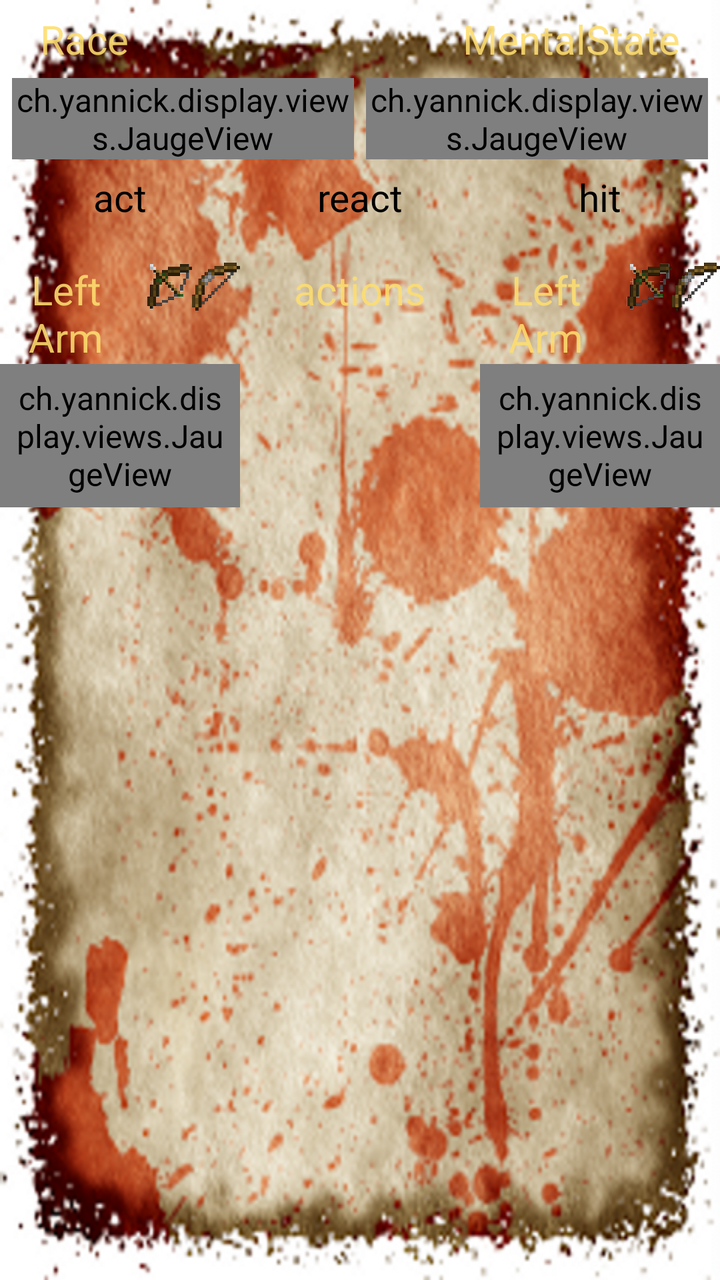
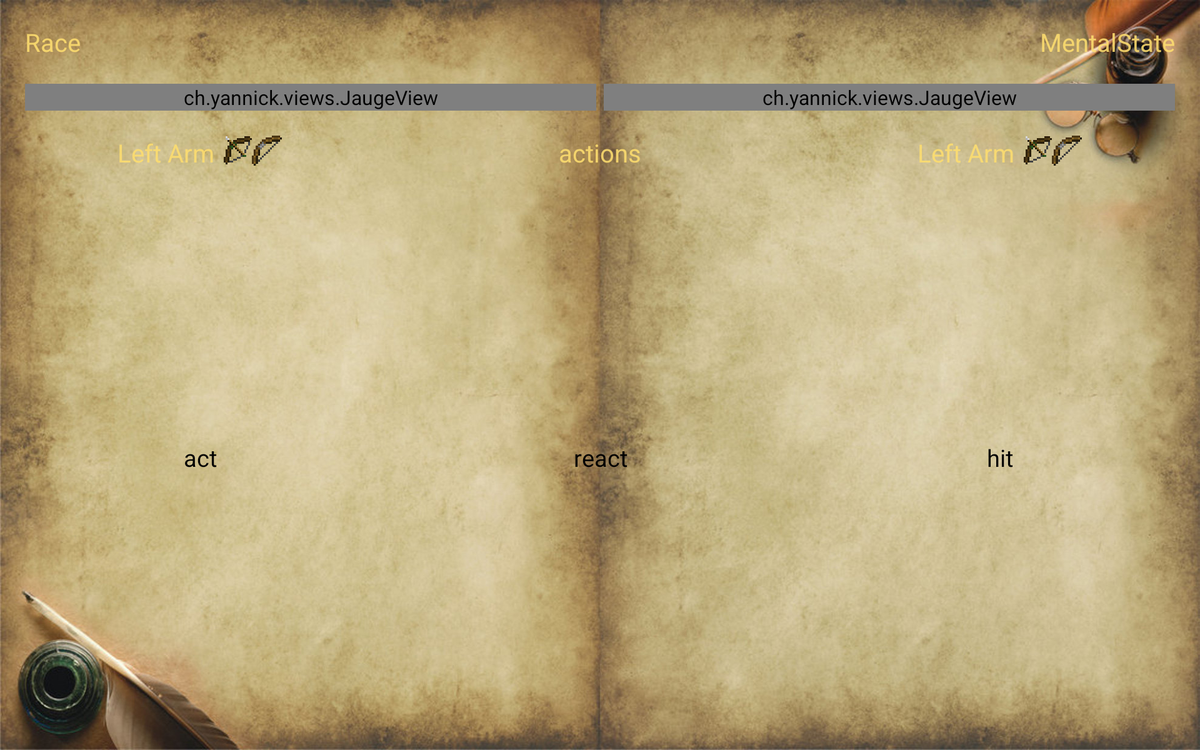

An Android layout and its configuration variant, each rendered on a device that would load it. The default file and the variant file are quoted in full after the pictures.
<!-- AndroidManifest.xml: application theme SSEBaseTheme -->
<!-- res/layout/frag_play_control.xml -->
<?xml version="1.0" encoding="utf-8"?>
<LinearLayout xmlns:android="http://schemas.android.com/apk/res/android"
    xmlns:app="http://schemas.android.com/apk/res-auto"
    android:layout_width="match_parent"
    android:layout_height="match_parent"
    android:orientation="vertical">

    <RelativeLayout
        android:layout_width="match_parent"
        android:layout_height="wrap_content"
        android:paddingLeft="20dp"
        android:paddingRight="20dp"
        android:paddingTop="@dimen/view_padding">
        <TextView
            android:id="@+id/race"
            style="@style/BaseText"
            android:layout_width="wrap_content"
            android:layout_height="wrap_content"
            android:layout_alignParentLeft="true"
            android:text="Race"/>

        <TextView
            android:id="@+id/mental_state"
            style="@style/BaseText"
            android:layout_width="wrap_content"
            android:layout_height="wrap_content"
            android:layout_alignParentRight="true"
            android:text="MentalState"/>
    </RelativeLayout>
    <LinearLayout
        android:layout_width="match_parent"
        android:layout_height="wrap_content"
        android:padding="@dimen/view_padding">

        <ch.yannick.display.views.JaugeView
            android:id="@+id/vie"
            style="@style/BaseText"
            android:layout_width="0dp"
            android:layout_height="wrap_content"
            android:layout_weight="2"
            app:first_color="@color/blue"
            app:second_color="@color/blue"
            app:third_color="@color/red"/>

        <Space
            android:layout_width="@dimen/view_padding"
            android:layout_height="0dp" />
        
        <ch.yannick.display.views.JaugeView
            android:id="@+id/endurance"
            style="@style/BaseText"
            android:layout_width="0dp"
            android:layout_height="wrap_content"
            android:layout_weight="2"
            app:first_color="@color/green"
            app:second_color="@color/red"
            app:third_color="@color/black" />
    </LinearLayout>

    <LinearLayout
        android:layout_width="match_parent"
        android:layout_height="wrap_content" >

        <Button
            android:id="@+id/act"
            style="@style/BaseButton"
            android:layout_width="0dp"
            android:layout_height="match_parent"
            android:layout_weight="1"
            android:text="@string/act" />

        <Button
            android:id="@+id/react"
            style="@style/BaseButton"
            android:layout_width="0dp"
            android:layout_height="match_parent"
            android:layout_weight="1"
            android:text="@string/react" />

        <Button
            android:id="@+id/takehit"
            style="@style/BaseButton"
            android:layout_width="0dp"
            android:layout_height="match_parent"
            android:layout_weight="1"
            android:text="@string/takehit" />
    </LinearLayout>
    <Space
        android:layout_width="match_parent"
        android:layout_height="20dp"
        android:layout_gravity="center_horizontal" />

    <LinearLayout
        android:layout_width="match_parent"
        android:layout_height="wrap_content">

        <LinearLayout
            android:id="@+id/weapon_left"
            android:layout_width="0dp"
            android:layout_height="wrap_content"
            android:layout_weight="1"
            android:divider="@drawable/empty_tall_divider"
            android:gravity="center_horizontal"
            android:orientation="vertical"
            android:showDividers="middle">
            <LinearLayout
                android:layout_width="wrap_content"
                android:layout_height="wrap_content">
                <TextView
                    android:id="@+id/weapon_left_name"
                    style="@style/BaseText"
                    android:layout_width="0dp"
                    android:layout_height="wrap_content"
                    android:layout_weight="1"
                    android:paddingRight="@dimen/view_padding"
                    android:text="@string/left_arm"/>
                <ImageView
                    android:id="@+id/loaded_left"
                    android:layout_width="@dimen/big_text"
                    android:layout_height="@dimen/big_text"
                    android:background="@drawable/loaded"/>
                <ImageView
                    android:id="@+id/unloaded_left"
                    android:layout_width="@dimen/big_text"
                    android:layout_height="@dimen/big_text"
                    android:background="@drawable/unloaded"/>
            </LinearLayout>
            <ch.yannick.display.views.JaugeView
                android:id="@+id/mana_jauge_left"
                style="@style/BaseText"
                android:padding="@dimen/view_padding"
                android:layout_width="fill_parent"
                android:layout_height="wrap_content"
                app:first_color="@color/blue"
                app:second_color="@color/black"
                app:third_color="@color/black"/>
         </LinearLayout>

        <LinearLayout
            android:layout_width="0dp"
            android:layout_height="wrap_content"
            android:layout_weight="1"
            android:divider="@drawable/empty_tall_divider"
            android:gravity="center_horizontal"
            android:orientation="vertical"
            android:showDividers="middle">
            <TextView
                style="@style/BaseText"
                android:layout_width="wrap_content"
                android:layout_height="wrap_content"
                android:text="@string/actions"/>
        </LinearLayout>

        <LinearLayout
            android:id="@+id/weapon_right"
            android:layout_width="0dp"
            android:layout_height="wrap_content"
            android:layout_weight="1"
            android:divider="@drawable/empty_tall_divider"
            android:gravity="center_horizontal"
            android:orientation="vertical"
            android:showDividers="middle">
            <LinearLayout
                android:layout_width="wrap_content"
                android:layout_height="wrap_content">
                <TextView
                    android:id="@+id/weapon_right_name"
                    style="@style/BaseText"
                    android:layout_width="0dp"
                    android:layout_height="wrap_content"
                    android:layout_weight="1"
                    android:paddingRight="@dimen/view_padding"
                    android:text="@string/left_arm"/>
                <ImageView
                    android:id="@+id/loaded_right"
                    android:layout_width="@dimen/big_text"
                    android:layout_height="@dimen/big_text"
                    android:background="@drawable/loaded"/>
                <ImageView
                    android:id="@+id/unloaded_right"
                    android:layout_width="@dimen/big_text"
                    android:layout_height="@dimen/big_text"
                    android:background="@drawable/unloaded"/>
            </LinearLayout>

            <ch.yannick.display.views.JaugeView
                android:id="@+id/mana_jauge_right"
                style="@style/BaseText"
                android:padding="@dimen/view_padding"
                android:layout_width="fill_parent"
                android:layout_height="wrap_content"
                app:first_color="@color/blue"
                app:second_color="@color/black"
                app:third_color="@color/black"/>
            </LinearLayout>
        </LinearLayout>
        <LinearLayout
            android:layout_width="match_parent"
            android:layout_height="0dp"
            android:layout_weight="1"
            android:orientation="horizontal">

            <ListView
                android:id="@+id/left_actions"
                android:layout_width="0dp"
                android:layout_weight="1"
                android:layout_height="wrap_content"/>

            <ListView
                android:id="@+id/middle_actions"
                android:layout_width="0dp"
                android:layout_height="match_parent"
                android:layout_weight="1"/>
            <ListView
                android:id="@+id/right_actions"
                android:layout_width="0dp"
                android:layout_weight="1"
                android:layout_height="match_parent"/>
        </LinearLayout>
</LinearLayout>
<!-- resources referenced by this layout -->
<resources>
  <color name="black">#000000</color>
  <color name="blue">#ff151757</color>
  <color name="green">#ff255727</color>
  <color name="red">#C80000</color>
  <dimen name="big_text">24sp</dimen>
  <dimen name="view_padding">6dp</dimen>
  <!-- drawable loaded: png bitmap (drawable, 1522 bytes) -->
  <!-- drawable unloaded: png bitmap (drawable, 686 bytes) -->
  <string name="act">act</string>
  <string name="actions">actions</string>
  <string name="left_arm">Left Arm</string>
  <string name="react">react</string>
  <string name="takehit">hit</string>
  <style name="BaseButton" parent="android:style/Widget.Button">
    		<item name="android:textSize">19sp</item>
  		<item name="android:layout_margin">0dip</item>
    		<item name="android:layout_width">wrap_content</item>
    		<item name="android:layout_height">wrap_content</item>
    		<item name="android:background">@color/transparent</item>
   	</style>
  <style name="BaseText" parent="android:style/Widget.TextView">
    		<item name="android:textSize">20sp</item>
          <item name="android:textColor">#e1fddd6f</item>
          <item name="android:layout_gravity">center</item>
          <item name="android:gravity">center</item>
   	</style>
  <style name="SSEBaseTheme" parent="SSEBaseThemeNoOrientation">
      	<item name="android:windowBackground">@drawable/background</item>
  	</style>
  <color name="transparent">#00000000 </color>
  <style name="SSEBaseThemeNoOrientation" parent="android:Theme.Holo.Light">
          <item name="android:windowActionBar">true</item>
          <item name="android:textColorAlertDialogListItem">@android:color/white</item>
  	    <item name="android:buttonStyle">@style/BaseButton</item>
          <item name="android:dialogTheme">@style/SSEBaseDialog</item>
          <item name="android:alertDialogTheme">@style/SSEAlertDialog</item>
          <item name="android:textSize">@dimen/normal_text</item>
      </style>
  <!-- drawable background: png bitmap (drawable-mdpi, 580865 bytes) -->
  <style name="SSEBaseDialog" parent="android:Theme.Holo.Dialog">
          <item name="android:windowNoTitle">true</item>
          <item name="android:textColorAlertDialogListItem">@android:color/white</item>
          
      </style>
  <style name="SSEAlertDialog" parent="SSEBaseDialog">
  		<item name="android:windowBackground">@color/transparent</item>
          <item name="android:textColorAlertDialogListItem">@android:color/white</item>
      </style>
  <dimen name="normal_text">16sp</dimen>
</resources>
<!-- res/layout-sw600dp-land/frag_play_control.xml (the repository's variant of the layout above) -->
<!-- drawn on a 7-inch tablet turned sideways -->
<?xml version="1.0" encoding="utf-8"?>

<LinearLayout xmlns:android="http://schemas.android.com/apk/res/android"
    xmlns:app="http://schemas.android.com/apk/res-auto"
    android:layout_width="match_parent"
    android:layout_height="match_parent"
    android:orientation="vertical">

    <RelativeLayout
        android:layout_width="match_parent"
        android:layout_height="wrap_content"
        android:paddingTop="20dp"
        android:paddingLeft="20dp"
        android:paddingRight="20dp">
        <TextView
            android:id="@+id/race"
            style="@style/BaseText"
            android:layout_width="wrap_content"
            android:layout_height="wrap_content"
            android:layout_alignParentLeft="true"
            android:text="Race"/>

        <TextView
            android:id="@+id/mental_state"
            style="@style/BaseText"
            android:layout_width="wrap_content"
            android:layout_height="wrap_content"
            android:layout_alignParentRight="true"
            android:text="MentalState"/>
    </RelativeLayout>
    <LinearLayout
        android:layout_width="match_parent"
        android:layout_height="wrap_content"
        android:padding="20dp">

        <ch.yannick.views.JaugeView
            android:id="@+id/vie"
            style="@style/BaseText"
            app:first_color="@color/blue"
            app:second_color="@color/blue"
            app:third_color="@color/red"
            android:layout_width="0dp"
            android:layout_weight="2"
            android:layout_height="wrap_content"/>

        <Space
            android:layout_width="@dimen/view_padding"
            android:layout_height="0dp" />

        <ch.yannick.views.JaugeView
            android:id="@+id/endurance"
            app:first_color="@color/green"
            app:second_color="@color/red"
            app:third_color="@color/black"
            style="@style/BaseText"
            android:layout_weight="2"
            android:layout_width="0dp"
            android:layout_height="wrap_content" />
    </LinearLayout>

    <LinearLayout
        android:layout_width="match_parent"
        android:layout_height="100pt">

        <LinearLayout
            android:id="@+id/weapon_left"
            android:layout_width="0dp"
            android:layout_height="wrap_content"
            android:gravity="center_horizontal"
            android:layout_weight="1"
            android:showDividers="middle"
            android:divider="@drawable/empty_tall_divider"
            android:orientation="vertical">
            <LinearLayout
                android:layout_width="wrap_content"
                android:layout_height="wrap_content">
                <TextView
                    android:id="@+id/weapon_left_name"
                    style="@style/BaseText"
                    android:paddingRight="@dimen/view_padding"
                    android:layout_width="0dp"
                    android:layout_weight="1"
                    android:layout_height="wrap_content"
                    android:text="@string/left_arm"/>
                <ImageView
                    android:id="@+id/loaded_left"
                    android:layout_width="@dimen/big_text"
                    android:layout_height="@dimen/big_text"
                    android:background="@drawable/loaded"/>
                <ImageView
                    android:id="@+id/unloaded_left"
                    android:layout_width="@dimen/big_text"
                    android:layout_height="@dimen/big_text"
                    android:background="@drawable/unloaded"/>
            </LinearLayout>
            <ListView
                android:id="@+id/left_actions"
                android:layout_width="match_parent"
                android:layout_height="wrap_content"/>
        </LinearLayout>

        <LinearLayout
            android:layout_width="0dp"
            android:showDividers="middle"
            android:divider="@drawable/empty_tall_divider"
            android:layout_height="wrap_content"
            android:gravity="center_horizontal"
            android:layout_weight="1"
            android:orientation="vertical">
            <TextView
                style="@style/BaseText"
                android:layout_width="wrap_content"
                android:layout_height="wrap_content"
                android:text="@string/actions"/>
            <ListView
                android:id="@+id/middle_actions"
                android:layout_width="match_parent"
                android:layout_height="0dp"
                android:layout_weight="1"/>
        </LinearLayout>

        <LinearLayout
            android:layout_width="0dp"
            android:id="@+id/weapon_right"
            android:showDividers="middle"
            android:divider="@drawable/empty_tall_divider"
            android:layout_height="wrap_content"
            android:gravity="center_horizontal"
            android:layout_weight="1"
            android:orientation="vertical">
            <LinearLayout
                android:layout_width="wrap_content"
                android:layout_height="wrap_content">
                <TextView
                    android:id="@+id/weapon_right_name"
                    style="@style/BaseText"
                    android:paddingRight="@dimen/view_padding"
                    android:layout_width="0dp"
                    android:layout_weight="1"
                    android:layout_height="wrap_content"
                    android:text="@string/left_arm"/>
                <ImageView
                    android:id="@+id/loaded_right"
                    android:layout_width="@dimen/big_text"
                    android:layout_height="@dimen/big_text"
                    android:background="@drawable/loaded"/>
                <ImageView
                    android:id="@+id/unloaded_right"
                    android:layout_width="@dimen/big_text"
                    android:layout_height="@dimen/big_text"
                    android:background="@drawable/unloaded"/>
            </LinearLayout>

            <ListView
                android:id="@+id/right_actions"
                android:layout_width="match_parent"
                android:layout_height="wrap_content"/>
        </LinearLayout>

    </LinearLayout>

    <Space
        android:layout_width="match_parent"
        android:layout_height="20dp"
        android:layout_gravity="center_horizontal" />

    <LinearLayout
        android:layout_width="match_parent"
        android:layout_height="wrap_content" >

        <Button
            android:id="@+id/act"
            style="@style/BaseButton"
            android:layout_weight="1"
            android:layout_height="match_parent"
            android:layout_width="0dp"
            android:text="@string/act" />

        <Button
            android:id="@+id/react"
            style="@style/BaseButton"
            android:layout_weight="1"
            android:layout_height="match_parent"
            android:layout_width="0dp"
            android:text="@string/react" />

        <Button
            android:id="@+id/takehit"
            style="@style/BaseButton"
            android:layout_weight="1"
            android:layout_height="match_parent"
            android:layout_width="0dp"
            android:text="@string/takehit" />
    </LinearLayout>
</LinearLayout>
<!-- resources referenced by the variant -->
<!-- as a 7-inch tablet turned sideways resolves them -->
<resources>
  <color name="black">#000000</color>
  <color name="blue">#ff151757</color>
  <color name="green">#ff255727</color>
  <color name="red">#C80000</color>
  <dimen name="big_text">24sp</dimen>
  <dimen name="view_padding">6dp</dimen>
  <!-- drawable loaded: png bitmap (drawable, 1522 bytes) -->
  <!-- drawable unloaded: png bitmap (drawable, 686 bytes) -->
  <string name="act">act</string>
  <string name="actions">actions</string>
  <string name="left_arm">Left Arm</string>
  <string name="react">react</string>
  <string name="takehit">hit</string>
  <style name="BaseButton" parent="android:style/Widget.Button">
    		<item name="android:textSize">19sp</item>
  		<item name="android:layout_margin">0dip</item>
    		<item name="android:layout_width">wrap_content</item>
    		<item name="android:layout_height">wrap_content</item>
    		<item name="android:background">@color/transparent</item>
   	</style>
  <style name="BaseText" parent="android:style/Widget.TextView">
    		<item name="android:textSize">20sp</item>
          <item name="android:textColor">#e1fddd6f</item>
          <item name="android:layout_gravity">center</item>
          <item name="android:gravity">center</item>
   	</style>
  <!-- from res/values-land/ -->
  <style name="SSEBaseTheme" parent="SSEBaseThemeNoOrientation">
      	<item name="android:windowBackground">@drawable/backgroundland</item>
  	</style>
  <color name="transparent">#00000000 </color>
  <style name="SSEBaseThemeNoOrientation" parent="android:Theme.Holo.Light">
          <item name="android:windowActionBar">true</item>
          <item name="android:textColorAlertDialogListItem">@android:color/white</item>
  	    <item name="android:buttonStyle">@style/BaseButton</item>
          <item name="android:dialogTheme">@style/SSEBaseDialog</item>
          <item name="android:alertDialogTheme">@style/SSEAlertDialog</item>
          <item name="android:textSize">@dimen/normal_text</item>
      </style>
  <!-- drawable backgroundland: jpg bitmap (drawable-hdpi, 141942 bytes) -->
  <style name="SSEBaseDialog" parent="android:Theme.Holo.Dialog">
          <item name="android:windowNoTitle">true</item>
          <item name="android:textColorAlertDialogListItem">@android:color/white</item>
          
      </style>
  <style name="SSEAlertDialog" parent="SSEBaseDialog">
  		<item name="android:windowBackground">@color/transparent</item>
          <item name="android:textColorAlertDialogListItem">@android:color/white</item>
      </style>
  <dimen name="normal_text">16sp</dimen>
</resources>
